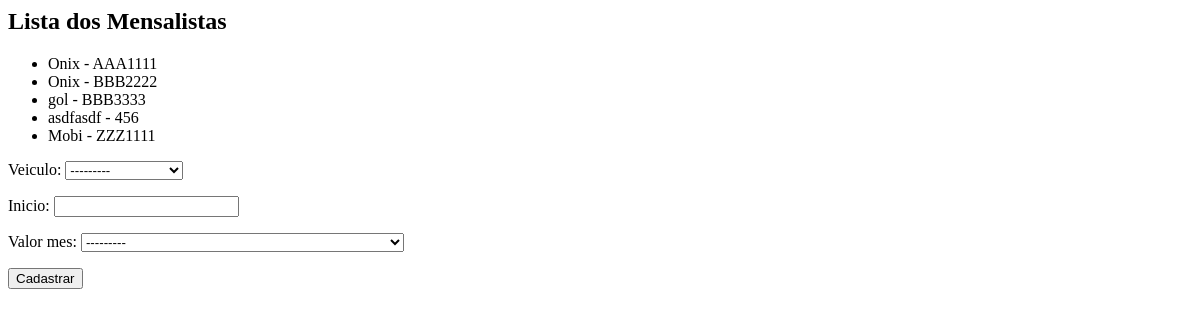
Before: /core/mensalistas/ with the older database file.
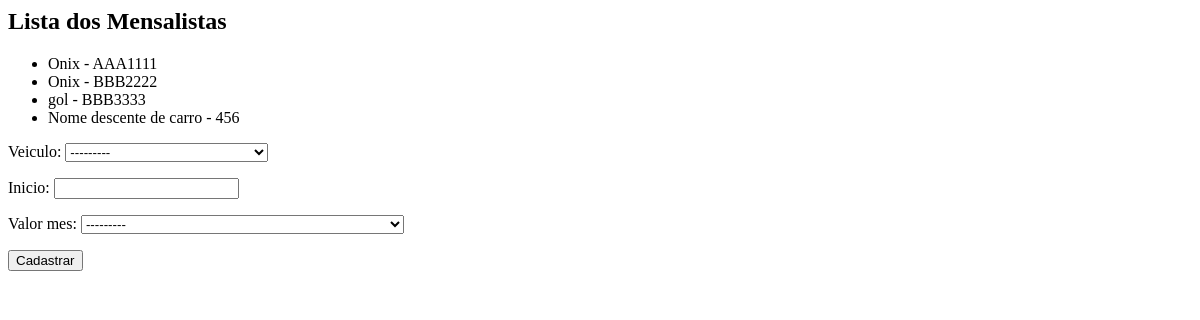
After: the same page with the newer database file.
### core/models.py (models this page shows)
class Veiculo(models.Model):
    proprietario = models.ForeignKey(Pessoa, on_delete = models.CASCADE)
    marca = models.ForeignKey(Marca, on_delete=models.CASCADE)
    modelo = models.CharField(max_length=50)
    placa = models.CharField(max_length=7)
    cor = models.CharField(max_length=15)
    observacoes = models.TextField(null=True, blank=True)
    def __str__(self):
        return self.modelo + ' - ' + self.placa

### core/views.py (the view)
# urls.py: path('mensalistas/', views.lista_mensalistas, name='core_lista_mensalistas'),
def lista_mensalistas(request):
    mensalistas = Veiculo.objects.all()
    form = MensalistaForm
    data = {'mensalistas': mensalistas, 'form': form}
    return render(request, 'core/lista_mensalistas.html', data)

### core/models.py (called while the page is built)
    def __str__(self):
        resposta =  'Valor por hora: R$ ' + str(self.valor_hora)
        resposta += '  -  Valor por mês: R$ ' + str(self.valor_mes)
        return resposta

### core/templates/core/lista_mensalistas.html (shortened to what this page needs)
<h2>Lista dos Mensalistas</h2>
<ul>
    {% for mensalista in mensalistas %}
        <li> {{mensalista}} </li>
    {% endfor %}
</ul>
<form action="{% url 'core_mensalista_novo'%}" method="post">
    {{form.as_p}}
    <button type="submit">Cadastrar</button>
</form>

Changed rows visible on the page:
removed Veiculo: modelo+placa "Mobi - ZZZ1111"
changed Veiculo: modelo+placa "asdfasdf - 456" → "Nome descente de carro - 456"
